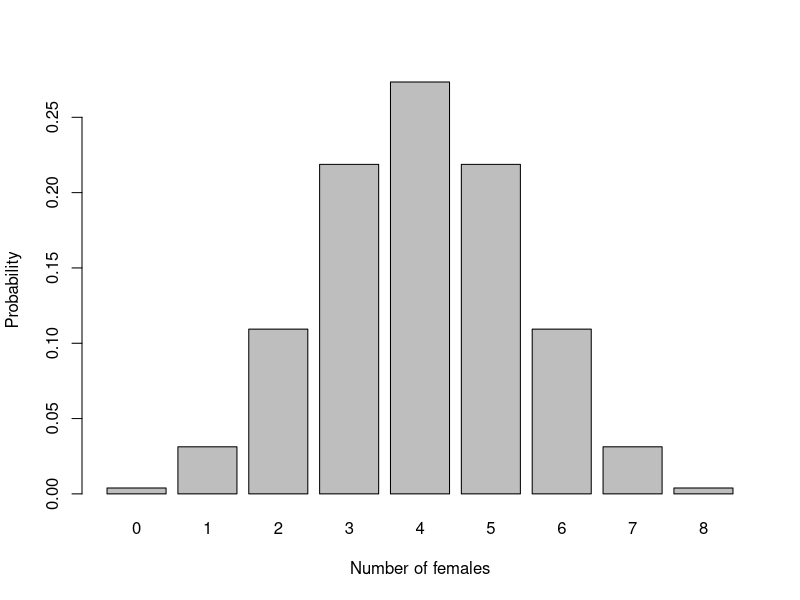
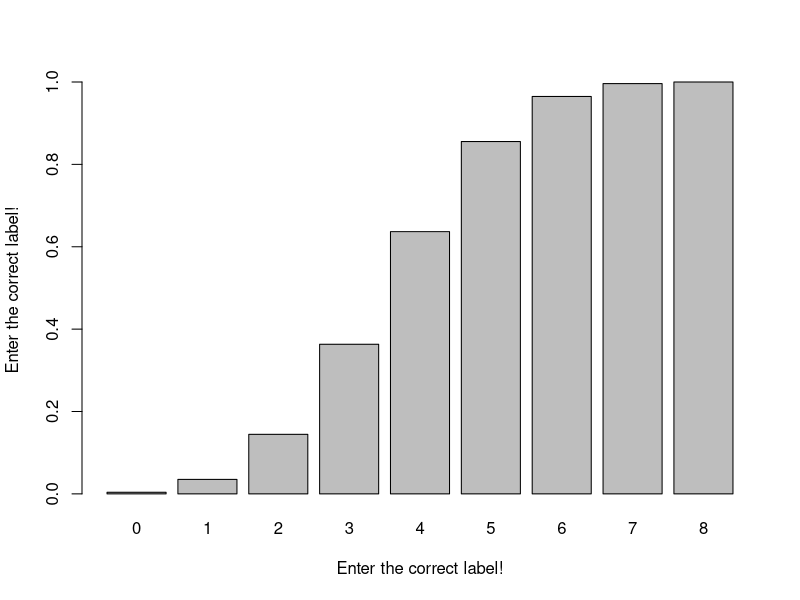
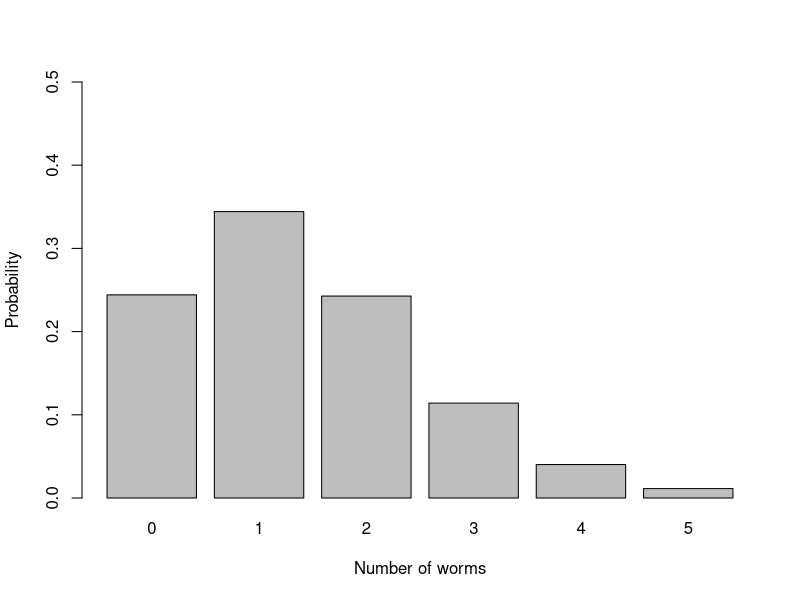
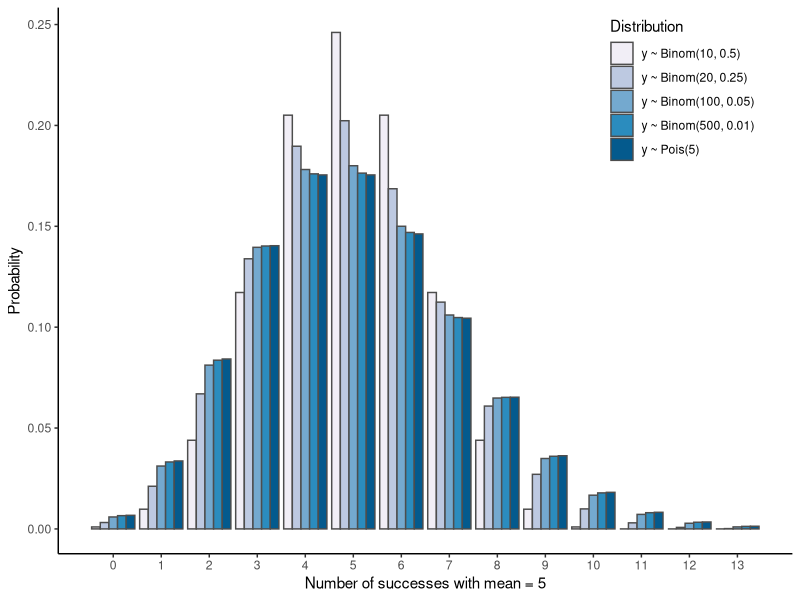

Source code (R) for these figures, in order:
## ---- chunk 1
#| message: false
#| warning: false

library(tidyverse)
set.seed(2025)
## ---- chunk 2
num_female <- 4 # note that 4 is assigned to the variable called num_female
num_trials <- 8
p_female <- 0.5
## ---- chunk 3
# formatted output just because:
paste0("P(", num_female, " female | ", num_trials, " eggs) = ",
       dbinom(num_female, num_trials, p_female))
## ---- chunk 4
# pbinom gives the cumulative probability
paste("The cumulative probability is", 
      max(pbinom(0:num_female - 1, num_trials, p_female)))
## ---- chunk 5
0:num_female - 1 # Oops! Is this what you expected?
0:(num_female - 1) # this is actually what we want.
## ---- chunk 6
#| label: fig-binom_dist
#| fig-cap: "Binomial probability distribution"
#| fig-width: 5
#| fig-height: 3

# Run this, then explore values of p_female
# Note: 'success' and 'failure' is arbitrary. Just make sure you're calculating
# what you think. How would you calculate the probabilities for males instead?
num_female <- 0:8 
p_female <- 0.5 # what are the limits of p_female?
prFemale_df <- data.frame(num_female=num_female, 
                          prob=dbinom(num_female, max(num_female), p_female)) 
prFemale_df 
barplot(prFemale_df$prob, names=prFemale_df$num_female, 
        xlab="Number of females", ylab="Probability")
## ---- chunk 7
#| label: fig-binom_cum_dist
#| fig-cap: "Cumulative binomial probability distribution"
#| fig-width: 5
#| fig-height: 3

prFemale_df$cumul_prob <- cumsum(prFemale_df$prob)
barplot(prFemale_df$cumul_prob, names=prFemale_df$num_female, 
        xlab="Enter the correct label!", ylab="Enter the correct label!")
## ---- chunk 8
#| echo: false

calc_poisson_prob <- function(x, y_bar) {
  (y_bar^x * exp(-y_bar)) / factorial(x)
}
## ---- chunk 9
#| include: false

worm_df <- data.frame(num_worms = c(0, 1, 2, 3, 4, 5, 6),
                      num_quadrats = c(35, 28, 15, 10, 7, 5, 0))
## ---- chunk 10
# num_worms is the number of worms per quadrat
# num_quadrats is number of quadrats that contained each number of worms
# This dataset is summarised. Raw data might have columns: quadrat_id, num_worms
worm_df <- data.frame(num_worms=c(0, 1, 2, 3, 4, 5, 6),
                      num_quadrats=c(35, 28, 15, 10, 7, 5, 0))
worm_df
## ---- chunk 11
sum(worm_df$num_quadrats) # total number of quadrats
sum(worm_df$num_quadrats * worm_df$num_worms) # total number of worms
lambda_worms <- with(worm_df, sum(num_worms * num_quadrats) / sum(num_quadrats))
lambda_worms # the mean number of worms per quadrat
## ---- chunk 12
# ?dpois 
# for questions like 'determine P(y_i=a | lambda)'
a <- 5 
lambda <- 1.41 
dpois(a, lambda) # probability of observing 'a' worms per quadrat: dpois()

# ?ppois
# for questions like 'determine P(y_i >= a | lambda)
1-ppois(a-1, lambda) # probability of observing >= 'a' worms: ppois()
## ---- chunk 13
#| label: fig-worm_poisson
#| fig-cap: "Poisson probability distribution."

ppois(0:a, lambda) # what does 0:a mean? What's another way to make this vector? 
signif(ppois(0:a, lambda), 3) # round with ?signif
barplot(dpois(0:a, lambda),
        ylab = "Probability", xlab = "Number of worms",
        space = 0.2, ylim = c(0, 0.5), names.arg = 0:a)
## ---- chunk 14
# create new columns in worm_df for the probabilities
worm_df$prob <- dpois(worm_df$num_worms, lambda)
worm_df$cumul_prob <- cumsum(worm_df$prob)
## ---- chunk 15
#| label: tbl-worm_table
#| tbl-cap: "Worm cast observations and expected probabilities."
#| message: false
#| warning: false

# Make Table 2.1. Use packageName::function() instead of loading with library()
knitr::kable(worm_df, digits=5) 
## ---- chunk 16
#| message: false
#| warning: false
#| code-fold: true

# generate dataframe with probability for 0:16 'successes' from different 
# distributions but where mean is 5.
# note that in y ~ Binom(10,0.5), probability of >10 successes is zero.
y_seq <- 0:13
binom_df <- tibble(y=rep(y_seq, times=4), # ?rep
                   n=rep(c(10, 20, 100, 500), each=length(y_seq)),
                   p=rep(c(0.5, 0.25, 0.05, 0.01), each=length(y_seq))) |>
    mutate(mean=n*p,
           prob=dbinom(y_seq, n, p),
           label=paste0("y ~ Binom(", n, ", ", p, ")"))
pois_df <- tibble(y=y_seq,
                  n=NA, 
                  p=NA,
                  mean=5) |>
    mutate(prob=dpois(y_seq, mean),
           label=paste0("y ~ Pois(", mean, ")"))
distr_df <- bind_rows(binom_df, pois_df) |>
  mutate(label=factor(label, levels=unique(label)))
## ---- chunk 17
#| label: fig-binom_pois_approx
#| fig-cap: "Binomial and Poisson distributions converge with larger numbers of events, depending on p."
#| fig-width: 10
#| fig-height: 3
#| warning: false
#| message: false
#| code-fold: true

ggplot(distr_df, aes(y, prob, fill=label)) +  # ggplot(data, aes(xVar, yVar))
  geom_bar(stat="identity", position="dodge", colour="grey30") +  # ?geom_bar
  scale_fill_brewer("Distribution", palette="PuBu") + # from colorbrewer2.org
  labs(x="Number of successes with mean = 5", y="Probability") +
  scale_x_continuous(breaks=y_seq) +
  theme_classic() + 
  theme(legend.position=c(0.85, 0.85))
## ---- chunk 18
y <- rpois(10000, 5)
paste0("Mean: ", signif(mean(y), 3), ", variance: ", signif(var(y), 3))
